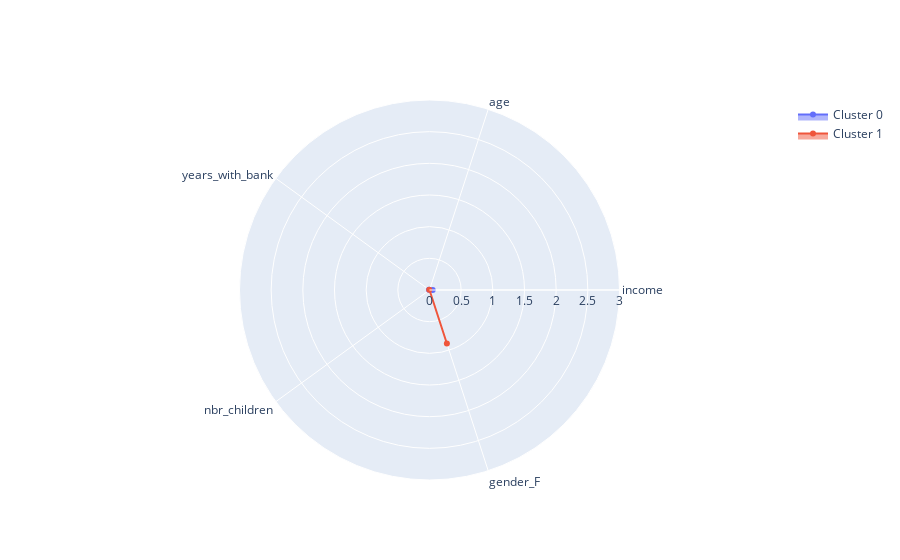

Source (notebook cell):
### Code cell
features = list(means3.columns)

fig = go.Figure()

clusters=[0,1]

for c in clusters:
    fig.add_trace(go.Scatterpolar(
          r=list(means3.loc[c]),
          theta=features,
          fill='toself',
          name='Cluster '+str(c)
    ))

fig.update_layout(
      polar=dict(
        radialaxis=dict(
          visible=True,
          range=[0, 3]
        )),
      showlegend=True
    )

fig.show()

### Figure 1 — Plotly figure (JSON) as saved in the notebook; plotly's stock layout.template omitted (floating-point values rounded to 4 significant figures)
{"data": [{"fill": "toself", "name": "Cluster 0", "r": [0.0503, -0.005312, 0.009613, -0.05522, -1.127], "theta": ["income", "age", "years_with_bank", "nbr_children", "gender_F "], "type": "scatterpolar"}, {"fill": "toself", "name": "Cluster 1", "r": [-0.1757, -0.01152, 0.005284, -0.06292, 0.8872], "theta": ["income", "age", "years_with_bank", "nbr_children", "gender_F "], "type": "scatterpolar"}], "layout": {"polar": {"angularaxis": {"type": "category"}, "radialaxis": {"autorange": false, "range": [0, 3], "type": "linear", "visible": true}}, "showlegend": true}}
